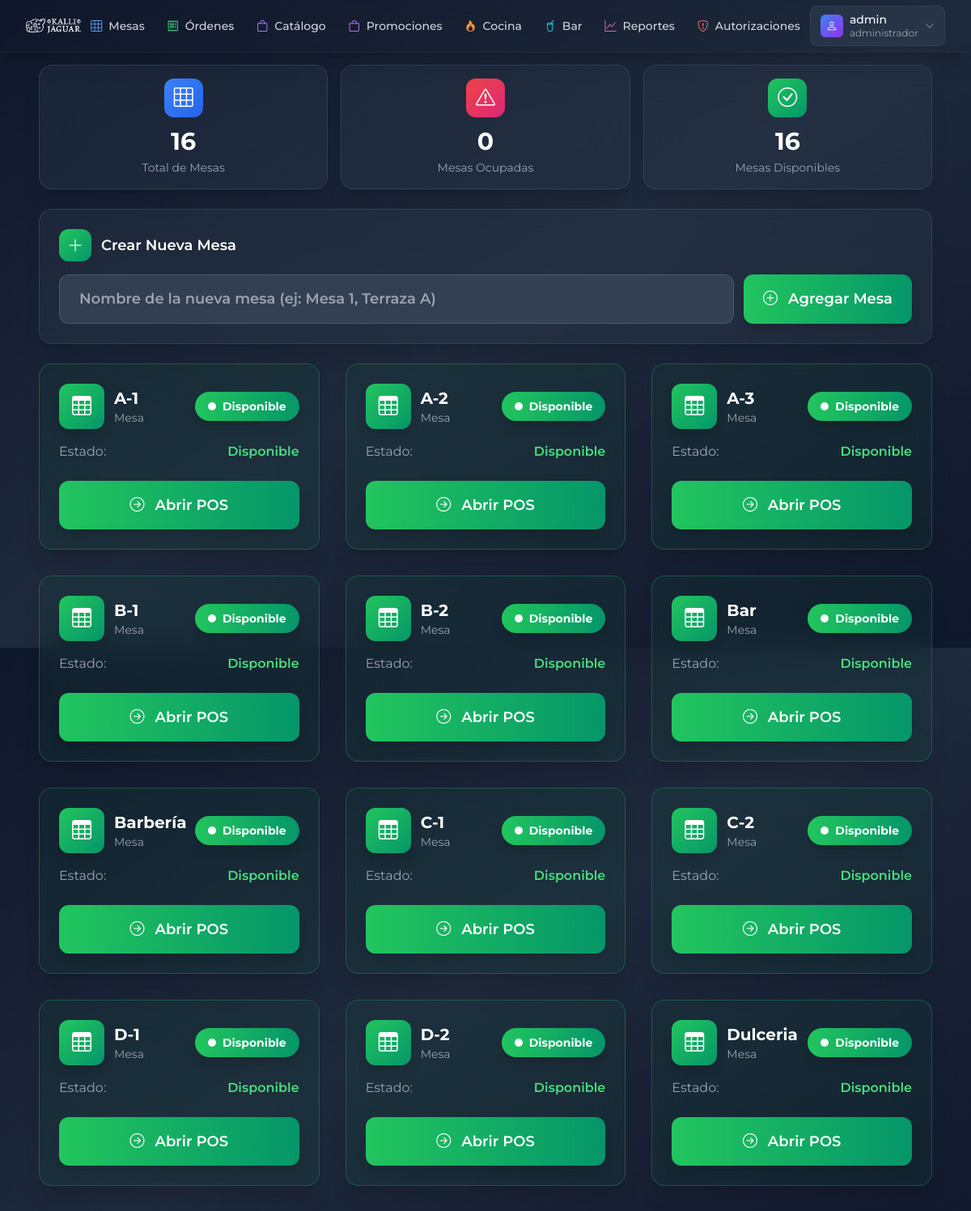
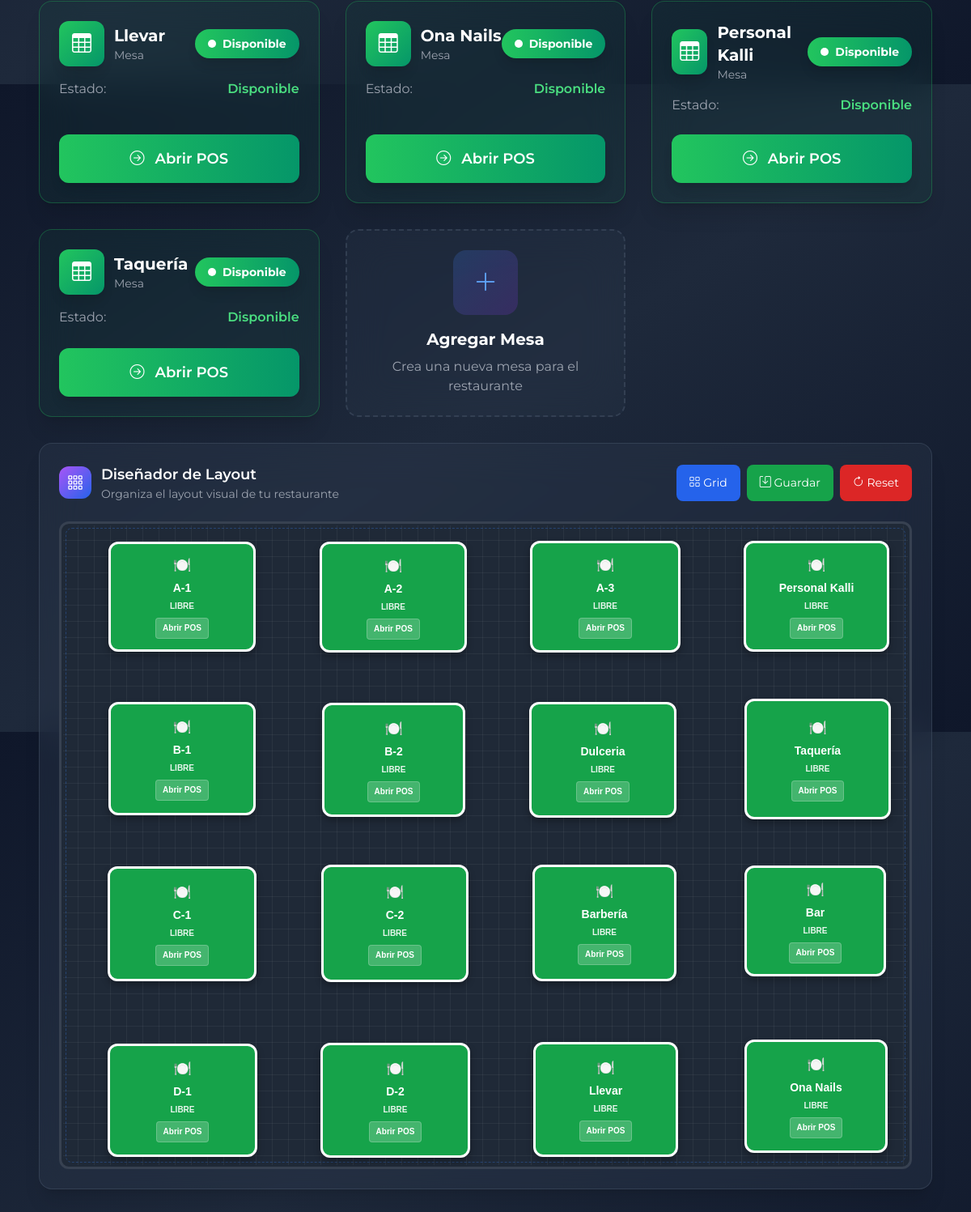
The page / on the database its author committed (2 pictures, top to bottom).
### tables this page shows
CREATE TABLE `mesas` (
  `id` int(11) NOT NULL,
  `nombre` varchar(50) NOT NULL,
  `estado` varchar(20) DEFAULT 'abierta',
  `aplicar_promociones` tinyint(1) DEFAULT '1' COMMENT 'Si esta mesa aplica promociones activas',
  `es_para_llevar` tinyint(1) DEFAULT '0' COMMENT 'Si es mesa para llevar (no aplica promos)'
);

### views/mesas.php (the view, shortened to what this page needs)
<?php
$mesas = $pdo->query("
    SELECT m.*,
      (SELECT COUNT(*) FROM ordenes o WHERE o.mesa_id = m.id AND o.estado = 'abierta') as orden_abierta,
      (SELECT u.nombre_completo
       FROM ordenes o
       LEFT JOIN usuarios u ON o.usuario_id = u.id
       WHERE o.mesa_id = m.id AND o.estado = 'abierta'
       LIMIT 1) as mesero_nombre,
      (SELECT o.total FROM ordenes o WHERE o.mesa_id = m.id AND o.estado = 'abierta' ORDER BY o.id DESC LIMIT 1) as orden_total,
      (SELECT o.id FROM ordenes o WHERE o.mesa_id = m.id AND o.estado = 'abierta' ORDER BY o.id DESC LIMIT 1) as orden_id
    FROM mesas m
    ORDER BY m.nombre
")->fetchAll(PDO::FETCH_ASSOC);
$layout_positions = [];
try {
    $layout_query = $pdo->query("
        SELECT mesa_id, posicion_x, posicion_y, ancho, alto, rotacion, tipo_visual
        FROM mesa_layouts
        WHERE mesa_id IS NOT NULL
    ");
    while ($row = $layout_query->fetch(PDO::FETCH_ASSOC)) {
        $layout_positions[$row['mesa_id']] = [
            'posicion_x' => $row['posicion_x'],
            'posicion_y' => $row['posicion_y'],
            'ancho' => $row['ancho'],
            'alto' => $row['alto'],
            'rotacion' => $row['rotacion'],
            'tipo_visual' => $row['tipo_visual']
        ];
    }
} catch (Exception $e) {
    $layout_positions = [];
}
?>
<div class="kiosk-mesas-container">
<div class="kiosk-stats">
  <?php
  $totalMesas = count($mesas);
  $mesasOcupadas = array_sum(array_column($mesas, 'orden_abierta'));
  $mesasLibres = $totalMesas - $mesasOcupadas;
  ?>
  <div class="kiosk-stat-card bg-dark-700/30 backdrop-blur-xl rounded-2xl border border-dark-600/50 shadow-xl">
    <div class="w-12 h-12 bg-gradient-to-br from-blue-500 to-blue-600 rounded-xl mx-auto mb-3 flex items-center justify-center">
      <i class="bi bi-grid-3x3 text-white text-2xl"></i>
    </div>
    <h3 class="text-3xl font-bold text-white"><?= $totalMesas ?></h3>
    <p class="text-gray-400 text-sm mt-1">Total de Mesas</p>
  </div>
  <div class="kiosk-stat-card bg-dark-700/30 backdrop-blur-xl rounded-2xl border border-dark-600/50 shadow-xl">
    <div class="w-12 h-12 bg-gradient-to-br from-red-500 to-pink-600 rounded-xl mx-auto mb-3 flex items-center justify-center">
      <i class="bi bi-exclamation-triangle text-white text-2xl"></i>
    </div>
    <h3 class="text-3xl font-bold text-white"><?= $mesasOcupadas ?></h3>
    <p class="text-gray-400 text-sm mt-1">Mesas Ocupadas</p>
  </div>
  <div class="kiosk-stat-card bg-dark-700/30 backdrop-blur-xl rounded-2xl border border-dark-600/50 shadow-xl">
    <div class="w-12 h-12 bg-gradient-to-br from-green-500 to-emerald-600 rounded-xl mx-auto mb-3 flex items-center justify-center">
      <i class="bi bi-check-circle text-white text-2xl"></i>
    </div>
    <h3 class="text-3xl font-bold text-white"><?= $mesasLibres ?></h3>
    <p class="text-gray-400 text-sm mt-1">Mesas Disponibles</p>
  </div>
</div>
<div class="mb-6">
  <div class="bg-dark-700/30 backdrop-blur-xl rounded-2xl border border-dark-600/50 p-6 shadow-xl">
    <div class="flex items-center mb-4">
      <div class="w-10 h-10 bg-gradient-to-br from-green-500 to-emerald-600 rounded-xl flex items-center justify-center mr-3">
        <i class="bi bi-plus-lg text-white text-xl"></i>
      </div>
      <h3 class="text-lg font-semibold text-white">Crear Nueva Mesa</h3>
    </div>
    <form id="crearMesaForm" class="flex flex-col sm:flex-row gap-3">
      <div class="flex-1">
        <input type="text"
          name="nombre"
          id="nombreMesa"
          class="kiosk-touch-button w-full bg-dark-600/50 border border-dark-500/50 rounded-xl text-white placeholder-gray-400 focus:outline-none focus:ring-2 focus:ring-blue-500 focus:border-transparent transition-all duration-200"
          placeholder="Nombre de la nueva mesa (ej: Mesa 1, Terraza A)"
          required>
      </div>
      <button type="submit"
        class="kiosk-touch-button bg-gradient-to-r from-green-500 to-emerald-600 hover:from-green-600 hover:to-emerald-700 text-white font-semibold rounded-xl transition-all duration-200 shadow-lg hover:shadow-xl">
        <i class="bi bi-plus-circle mr-2"></i>
        Agregar Mesa
      </button>
    </form>
  </div>
</div>
<div class="kiosk-mesas-grid">
  <?php foreach ($mesas as $mesa):
    if ($mesa['orden_abierta'] > 0) {
      $estado = 'ocupada';
      $statusColor = 'from-red-500 to-pink-600';
      $borderColor = 'border-red-500/30';
      $bgColor = 'bg-red-500/5';
      $iconColor = 'text-red-400';
      $statusText = 'Ocupada';
      $btnText = 'Ver POS';
      $btnColor = 'from-blue-500 to-blue-600 hover:from-blue-600 hover:to-blue-700';
      $btnIcon = 'bi-eye';
    } else {
      $statusColor = 'from-green-500 to-emerald-600';
      $borderColor = 'border-green-500/30';
      $bgColor = 'bg-green-500/5';
      $iconColor = 'text-green-400';
      $statusText = 'Disponible';
      $btnText = 'Abrir POS';
      $btnColor = 'from-green-500 to-emerald-600 hover:from-green-600 hover:to-emerald-700';
      $btnIcon = 'bi-arrow-right-circle';
    }
  ?>
        <div class="kiosk-mesa-card group">
          <div class="bg-dark-700/40 backdrop-blur-xl rounded-2xl border <?= $borderColor ?> p-6 h-full flex flex-col justify-between shadow-xl <?= $bgColor ?>">
        <div class="flex items-center justify-between mb-4">
          <div class="flex items-center space-x-3">
            <div class="w-14 h-14 bg-gradient-to-br <?= $statusColor ?> rounded-xl flex items-center justify-center shadow-lg">
              <i class="bi bi-table text-white text-2xl"></i>
            </div>
            <div>
              <h3 class="text-xl font-bold text-white group-hover:text-blue-400 transition-colors">
                <?= htmlspecialchars($mesa['nombre']) ?>
              </h3>
              <p class="text-sm text-gray-400">Mesa</p>
            </div>
          </div>
          <div class="flex flex-col items-end">
            <span class="inline-flex items-center px-4 py-2 rounded-full text-sm font-bold bg-gradient-to-r <?= $statusColor ?> text-white shadow-lg">
              <div class="w-2.5 h-2.5 bg-white rounded-full mr-2 animate-pulse"></div>
              <?= $statusText ?>
            </span>
          </div>
        </div>
        <div class="mb-6">
          <div class="flex items-center justify-between text-base">
            <span class="text-gray-400">Estado:</span>
            <span class="<?= $iconColor ?> font-semibold"><?= $statusText ?></span>
          </div>
        </div>
        <div class="mt-auto space-y-2">
          <a href="index.php?page=mesa&id=<?= $mesa['id'] ?>"
            class="kiosk-touch-button block w-full text-center bg-gradient-to-r <?= $btnColor ?> text-white rounded-xl transition-all duration-200 shadow-lg hover:shadow-xl">
            <i class="bi <?= $btnIcon ?> mr-2 text-lg"></i>
            <?= $btnText ?>
          </a>
        </div>
      </div>
    </div>
  <?php endforeach; ?>
  <div class="kiosk-mesa-card group cursor-pointer" onclick="document.getElementById('nombreMesa').focus()">
    <div class="bg-dark-700/20 backdrop-blur-xl rounded-2xl border-2 border-dashed border-dark-600/50 p-6 h-full flex flex-col items-center justify-center text-center hover:border-blue-500/50 transition-all duration-200 min-h-[200px]">
      <div class="w-20 h-20 bg-gradient-to-br from-blue-500/20 to-purple-600/20 rounded-2xl flex items-center justify-center mb-4 group-hover:scale-110 transition-transform">
        <i class="bi bi-plus-lg text-blue-400 text-3xl"></i>
      </div>
      <h3 class="text-xl font-bold text-white mb-2">Agregar Mesa</h3>
      <p class="text-gray-400">Crea una nueva mesa para el restaurante</p>
    </div>
  </div>
</div>
<div class="kiosk-layout-section">
  <div class="bg-dark-700/30 backdrop-blur-xl rounded-2xl border border-dark-600/50 p-6 shadow-xl">
    <div class="flex items-center justify-between mb-6 flex-wrap gap-4">
      <div class="flex items-center">
        <div class="w-10 h-10 bg-gradient-to-br from-purple-500 to-blue-600 rounded-xl flex items-center justify-center mr-3">
          <i class="bi bi-grid-3x3-gap text-white text-xl"></i>
        </div>
        <div>
          <h3 class="text-lg font-semibold text-white">Diseñador de Layout</h3>
          <p class="text-gray-400 text-sm hidden sm:block">Organiza el layout visual de tu restaurante</p>
        </div>
      </div>
      <div class="kiosk-layout-controls">
        <button id="toggleGrid" class="kiosk-layout-button bg-blue-600 hover:bg-blue-700 text-white rounded-lg transition-colors">
          <i class="bi bi-grid"></i> Grid
        </button>
        <button id="saveLayout" class="kiosk-layout-button bg-green-600 hover:bg-green-700 text-white rounded-lg transition-colors">
          <i class="bi bi-save"></i> Guardar
        </button>
        <button id="resetLayout" class="kiosk-layout-button bg-red-600 hover:bg-red-700 text-white rounded-lg transition-colors">
          <i class="bi bi-arrow-clockwise"></i> Reset
        </button>
      </div>
    </div>
    <div id="restaurantFloor" class="restaurant-floor bg-gray-800 border-2 border-dashed border-gray-600 rounded-xl position-relative"
         style="height: 800px; width: 100%; overflow: visible; margin-top: 10px;">
      <?php foreach ($mesas as $index => $mesa): ?>
        <?php
        $layout = $layout_positions[$mesa['id']] ?? null;
        $mesaX = $layout ? $layout['posicion_x'] : (300 + ($index % 3) * 150);
        $mesaY = $layout ? $layout['posicion_y'] : (250 + floor($index / 3) * 120);
        $mesaWidth = $layout ? $layout['ancho'] : 120;
        $alturaBase = $layout ? $layout['alto'] : 100;
        $tieneMesero = $mesa['orden_abierta'] > 0 && !empty($mesa['mesero_nombre']) && trim($mesa['mesero_nombre']) !== '';
        $mesaHeight = $tieneMesero && $alturaBase < 110 ? max($alturaBase, 110) : $alturaBase;
        $mesaRotation = $layout ? $layout['rotacion'] : 0;
        $mesaColor = $mesa['orden_abierta'] > 0 ? '#dc2626' : '#16a34a';
        $mesaEstado = $mesa['orden_abierta'] > 0 ? 'OCUPADA' : 'LIBRE';
        $mesaBtnText = $mesa['orden_abierta'] > 0 ? 'Ver POS' : 'Abrir POS';
        $mesaClaseEstado = $mesa['orden_abierta'] > 0 ? 'mesa-ocupada' : 'mesa-libre';
        ?>
        <div class="mesa-element layout-element <?= $mesaClaseEstado ?>"
             id="mesa-<?= $mesa['id'] ?>"
             data-mesa-id="<?= $mesa['id'] ?>"
             data-mesa-nombre="<?= htmlspecialchars($mesa['nombre']) ?>"
             data-orden-abierta="<?= $mesa['orden_abierta'] ?>"
             data-rotation="<?= $mesaRotation ?>"
             style="position: absolute;
                    left: <?= $mesaX ?>px;
                    top: <?= $mesaY ?>px;
                    width: <?= $mesaWidth ?>px;
                    height: <?= $mesaHeight ?>px;
                    background: <?= $mesaColor ?>;
                    border: 3px solid #ffffff;
                    border-radius: 12px;
                    display: flex;
                    flex-direction: column;
                    align-items: center;
                    justify-content: center;
                    color: white;
                    font-family: Arial, sans-serif;
                    font-weight: bold;
                    cursor: move;
                    z-index: 500;
                    box-shadow: 0 4px 8px rgba(0,0,0,0.3);
                    transform: rotate(<?= $mesaRotation ?>deg);
                    transition: transform 0.2s ease, box-shadow 0.2s ease;">
          <div class="mesa-content" style="pointer-events: none;">
            <div style="font-size: 18px; margin-bottom: 4px;">🍽️</div>
            <div style="font-size: 14px; margin-bottom: 4px;"><?= htmlspecialchars($mesa['nombre']) ?></div>
            <div style="font-size: 10px; margin-bottom: 6px; opacity: 0.9;"><?= $mesaEstado ?></div>
            <button class="mesa-action-btn bg-white/20 hover:bg-white/30 text-white px-2 py-1 rounded text-xs"
                    onclick="event.stopPropagation(); window.location='index.php?page=mesa&id=<?= $mesa['id'] ?>&_=' + Date.now();"
                    style="pointer-events: auto;">
              <?= $mesaBtnText ?>
            </button>
          </div>
        </div>
      <?php endforeach; ?>
    </div>
  </div>
</div>
</div>

### views/header.php (style rules this page uses)
body { font-family: 'Montserrat', system-ui, sans-serif; font-weight: 400; }

### views/mesas.php (style rules this page uses)
body, html { overflow-y: auto !important; height: 100vh; width: 100vw; margin: 0; padding: 0; }
.kiosk-mesas-container { min-height: calc(100vh - 4rem); padding: 1rem; padding-bottom: 2rem; }
.kiosk-mesas-grid { display: grid; grid-template-columns: repeat(auto-fill, minmax(280px, 1fr)); gap: 1.5rem; margin-bottom: 2rem; }
@media (min-width: 640px) { .kiosk-mesas-grid { grid-template-columns: repeat(auto-fill, minmax(300px, 1fr)); } }
@media (min-width: 1024px) { .kiosk-mesas-grid { grid-template-columns: repeat(auto-fill, minmax(320px, 1fr)); gap: 2rem; } }
.kiosk-mesa-card { min-height: 200px; transition: all 0.2s ease; cursor: pointer; user-select: none; -webkit-tap-highlight-color: transparent; }
.kiosk-touch-button { min-height: 56px; padding: 1rem 1.5rem; font-size: 1.125rem; font-weight: 600; transition: all 0.2s ease; user-select: none; -webkit-tap-highlight-color: transparent; }
.kiosk-stats { display: grid; grid-template-columns: repeat(3, 1fr); gap: 1rem; margin-bottom: 1.5rem; }
.kiosk-stat-card { padding: 1rem; text-align: center; }
.kiosk-layout-section { margin-top: 2rem; }
.kiosk-layout-controls { display: flex; gap: 0.5rem; flex-wrap: wrap; }
.kiosk-layout-button { min-height: 44px; padding: 0.75rem 1rem; font-size: 0.875rem; touch-action: manipulation; }
html { scroll-behavior: smooth; }
.restaurant-floor { background-image: linear-gradient(rgba(255,255,255,.05) 1px, transparent 1px), linear-gradient(90deg, rgba(255,255,255,.05) 1px, transparent 1px); background-size: 20px 20px; user-select: none; position: relative; border: 3px solid #374151 !important; box-shadow: inset 0 0 0 2px #1f2937; }
.restaurant-floor::before { content: ''; position: absolute; top: 5px; left: 5px; right: 5px; bottom: 5px; border: 1px dashed rgba(59, 130, 246, 0.3); border-radius: 8px; pointer-events: none; z-index: 1; }
.layout-element { position: absolute; box-sizing: border-box; user-select: none; transition: all 0.2s ease; }
.mesa-element { display: flex !important; opacity: 1 !important; visibility: visible !important; pointer-events: auto !important; }
.mesa-element { position: relative; }
.layout-element::before { content: attr(data-rotation) "°"; position: absolute; top: -25px; right: -5px; background: rgba(0, 0, 0, 0.7); color: white; padding: 2px 6px; border-radius: 4px; font-size: 10px; opacity: 0; transition: opacity 0.2s ease; z-index: 35; pointer-events: none; }
.layout-element { transition: transform 0.4s cubic-bezier(0.4, 0, 0.2, 1); transform-origin: center center; }
.mesa-action-btn { font-size: 10px; border: 1px solid rgba(255, 255, 255, 0.2); backdrop-filter: blur(4px); pointer-events: auto; }
.mesa-content { pointer-events: none; text-align: center; width: 100%; padding: 0 4px; box-sizing: border-box; }
.mesa-content > * { pointer-events: none; }

### rows shown on the page
mesas: nombre "A-1", statusText "Disponible", btnText "Abrir POS", mesaEstado "LIBRE", mesaBtnText "Abrir POS"
mesas: nombre "A-2", statusText "Disponible", btnText "Abrir POS", mesaEstado "LIBRE", mesaBtnText "Abrir POS"
mesas: nombre "A-3", statusText "Disponible", btnText "Abrir POS", mesaEstado "LIBRE", mesaBtnText "Abrir POS"
mesas: nombre "B-1", statusText "Disponible", btnText "Abrir POS", mesaEstado "LIBRE", mesaBtnText "Abrir POS"
mesas: nombre "B-2", statusText "Disponible", btnText "Abrir POS", mesaEstado "LIBRE", mesaBtnText "Abrir POS"
mesas: nombre "Bar", statusText "Disponible", btnText "Abrir POS", mesaEstado "LIBRE", mesaBtnText "Abrir POS"
mesas: nombre "Barbería", statusText "Disponible", btnText "Abrir POS", mesaEstado "LIBRE", mesaBtnText "Abrir POS"
mesas: nombre "C-1", statusText "Disponible", btnText "Abrir POS", mesaEstado "LIBRE", mesaBtnText "Abrir POS"
mesas: nombre "C-2", statusText "Disponible", btnText "Abrir POS", mesaEstado "LIBRE", mesaBtnText "Abrir POS"
mesas: nombre "D-1", statusText "Disponible", btnText "Abrir POS", mesaEstado "LIBRE", mesaBtnText "Abrir POS"
mesas: nombre "D-2", statusText "Disponible", btnText "Abrir POS", mesaEstado "LIBRE", mesaBtnText "Abrir POS"
mesas: nombre "Dulceria", statusText "Disponible", btnText "Abrir POS", mesaEstado "LIBRE", mesaBtnText "Abrir POS"
mesas: nombre "Llevar", statusText "Disponible", btnText "Abrir POS", mesaEstado "LIBRE", mesaBtnText "Abrir POS"
mesas: nombre "Ona Nails", statusText "Disponible", btnText "Abrir POS", mesaEstado "LIBRE", mesaBtnText "Abrir POS"
mesas: nombre "Personal Kalli", statusText "Disponible", btnText "Abrir POS", mesaEstado "LIBRE", mesaBtnText "Abrir POS"
mesas: nombre "Taquería", statusText "Disponible", btnText "Abrir POS", mesaEstado "LIBRE", mesaBtnText "Abrir POS"

### other values the page prints
$userInfo['username'] "admin"
$userInfo['rol'] "administrador"
$totalMesas "16"
$mesasOcupadas "0"
$mesasLibres "16"
